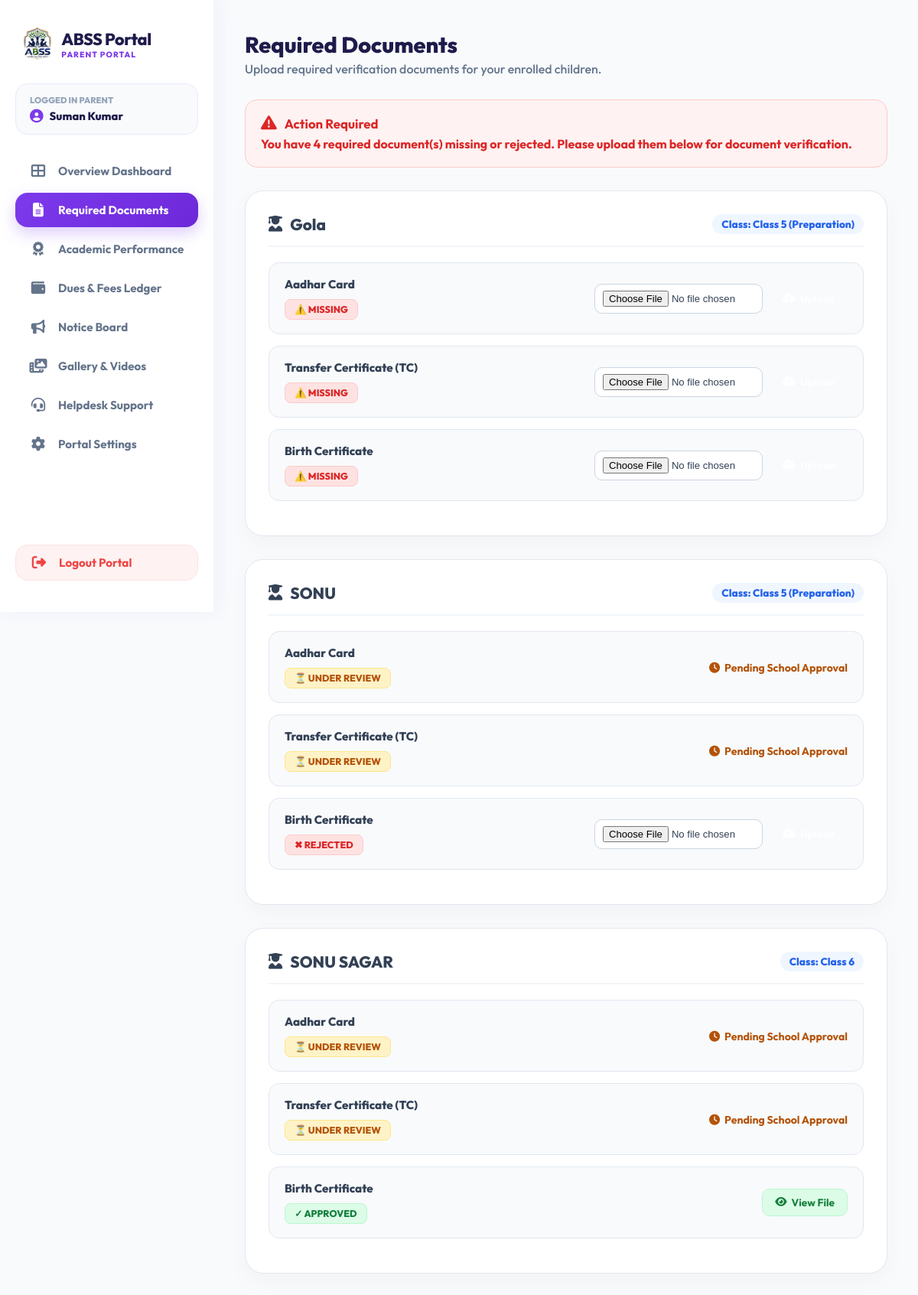
The app's page /parent/documents.php (signed in) with its own data.
### tables this page shows
CREATE TABLE `students` (
  `id` int(11) NOT NULL,
  `reg_no` varchar(20) DEFAULT NULL,
  `student_photo` varchar(255) DEFAULT NULL,
  `parent_id` int(11) DEFAULT NULL,
  `name` varchar(100) NOT NULL,
  `parent_name` varchar(100) DEFAULT NULL,
  `phone` varchar(15) DEFAULT NULL,
  `target_school` varchar(100) DEFAULT NULL,
  `class_admitted` varchar(50) DEFAULT NULL,
  `scholar_mode` varchar(50) DEFAULT 'Day Scholar',
  `monthly_discount` decimal(10,2) DEFAULT 0.00,
  `base_fee` decimal(10,2) DEFAULT 0.00,
  `last_billed_date` date DEFAULT NULL,
  `admission_date` date DEFAULT NULL,
  `status` enum('active','inactive','graduated') DEFAULT 'active',
  `created_at` timestamp NOT NULL DEFAULT current_timestamp(),
  `photo` varchar(255) DEFAULT NULL,
  `dob` date DEFAULT NULL,
  `gender` enum('Male','Female','Other') DEFAULT NULL,
  `home_address` text DEFAULT NULL,
  `city` varchar(100) DEFAULT NULL,
  `state` varchar(100) DEFAULT NULL,
  `zip_code` varchar(10) DEFAULT NULL,
  `prev_school` varchar(255) DEFAULT NULL,
  `guardian_relationship` varchar(50) DEFAULT NULL,
  `guardian_email` varchar(150) DEFAULT NULL,
  `guardian_address` text DEFAULT NULL,
  `emergency_contact_name` varchar(150) DEFAULT NULL,
  `emergency_relationship` varchar(50) DEFAULT NULL,
  `emergency_phone` varchar(20) DEFAULT NULL,
  `has_allergies` tinyint(1) DEFAULT 0,
  `allergies_detail` text DEFAULT NULL,
  `has_medical_condition` tinyint(1) DEFAULT 0,
  `medical_condition_detail` text DEFAULT NULL,
  `physician_name` varchar(150) DEFAULT NULL,
  `physician_phone` varchar(20) DEFAULT NULL,
  `insurance_provider` varchar(150) DEFAULT NULL,
  `insurance_policy` varchar(100) DEFAULT NULL
);

CREATE TABLE `document_types` (
  `id` int(11) NOT NULL,
  `name` varchar(150) NOT NULL,
  `is_required` tinyint(1) DEFAULT 0,
  `created_at` timestamp NOT NULL DEFAULT current_timestamp()
);

CREATE TABLE `student_documents` (
  `id` int(11) NOT NULL,
  `student_id` int(11) NOT NULL,
  `document_type_id` int(11) NOT NULL,
  `file_path` varchar(255) NOT NULL,
  `status` enum('pending','approved','rejected') DEFAULT 'pending',
  `uploaded_at` timestamp NOT NULL DEFAULT current_timestamp()
);

### parent/documents.php (the view, shortened to what this page needs)
<?php
require_once 'includes/auth.php';
$pid = (int)$_SESSION['parent_id'];
$children_query = $conn->prepare("SELECT id, name, class_admitted FROM students WHERE parent_id = ? AND status = 'active' ORDER BY name ASC");
$children_query->bind_param("i", $pid);
$children_query->execute();
$children_res = $children_query->get_result();
$children = [];
while ($c = $children_res->fetch_assoc()) {
    $children[] = $c;
}
$req_docs_query = $conn->query("SELECT * FROM document_types WHERE is_required = 1");
$required_docs = [];
while ($d = $req_docs_query->fetch_assoc()) {
    $required_docs[] = $d;
}
$all_complete = true;
$missing_count = 0;
foreach ($children as &$child) {
    $child['docs'] = [];
    foreach ($required_docs as $rd) {
        $sid = $child['id'];
        $dtid = $rd['id'];
        $doc_check = $conn->query("SELECT * FROM student_documents WHERE student_id = $sid AND document_type_id = $dtid");
        if ($doc_check->num_rows > 0) {
            $doc_data = $doc_check->fetch_assoc();
            $child['docs'][] = [
                'type' => $rd,
                'status' => $doc_data['status'],
                'file' => $doc_data['file_path']
            ];
            if ($doc_data['status'] == 'rejected') {
                $all_complete = false;
                $missing_count++;
            }
        } else {
            $child['docs'][] = [
                'type' => $rd,
                'status' => 'missing',
                'file' => null
            ];
            $all_complete = false;
            $missing_count++;
        }
    }
}
?>
<!DOCTYPE html>
<html lang="en">
<head>
    <?php include 'includes/head_css.php'; ?>
</head>
<body>
    <?php include 'includes/sidebar.php'; ?>
    <main class="main-content">
        <header class="page-header" style="margin-bottom: 30px;">
            <h1 style="font-size: 1.8rem; margin-bottom: 4px;">Required Documents</h1>
            <p style="margin: 0;">Upload required verification documents for your enrolled children.</p>
        </header>
        <?php if (!$all_complete): ?>
            <div style="background:#fef2f2; border-left: 5px solid #dc2626; color:#dc2626; padding:20px; border-radius:var(--radius-md); margin-bottom:30px; font-weight:700; border:1px solid #fecaca;">
                <div style="display:flex; align-items:center; gap:10px; margin-bottom:6px;">
                    <i class="fas fa-exclamation-triangle" style="font-size:1.3rem;"></i>
                    <strong style="font-size:1.05rem;">Action Required</strong>
                </div>
                You have <?php echo $missing_count; ?> required document(s) missing or rejected. Please upload them below for document verification.
            </div>
        <?php endif; ?>
        <?php foreach ($children as $child): ?>
            <div class="doc-card">
                <div class="student-header">
                    <h3 style="margin:0; font-size:1.3rem; color:var(--portal-dark); display:flex; align-items:center; gap:10px;">
                        <i class="fas fa-user-graduate" style="color:var(--portal-blue);"></i>
                        <?php echo htmlspecialchars($child['name']); ?>
                    </h3>
                    <span style="font-size:0.85rem; font-weight:800; color:#2563eb; background:#eff6ff; padding:4px 12px; border-radius:50px;">
                        Class: <?php echo htmlspecialchars($child['class_admitted'] ? $child['class_admitted'] : 'N/A'); ?>
                    </span>
                </div>
                <?php if(empty($child['docs'])): ?>
                    <p style="color:#94a3b8; font-size:0.9rem;">No required documents configured.</p>
                <?php else: ?>
                    <?php foreach ($child['docs'] as $doc): ?>
                        <div class="doc-row">
                            <div style="flex:1; min-width:200px;">
                                <h4 style="margin:0 0 6px 0; color:var(--portal-dark); font-weight:800; font-size:0.95rem;"><?php echo htmlspecialchars($doc['type']['name']); ?></h4>
                                <span class="doc-status-badge status-<?php echo $doc['status']; ?>">
                                    <?php
                                    if ($doc['status'] === 'approved') echo '✓ APPROVED';
                                    elseif ($doc['status'] === 'pending') echo '⏳ UNDER REVIEW';
                                    elseif ($doc['status'] === 'rejected') echo '✖ REJECTED';
                                    else echo '⚠️ MISSING';
                                    ?>
                                </span>
                            </div>
                            <div>
                                <?php if($doc['status'] == 'missing' || $doc['status'] == 'rejected'): ?>
                                    <form action="" method="POST" enctype="multipart/form-data" style="display:flex; align-items:center; gap:10px; flex-wrap:wrap;">
                                        <input type="file" name="document_file" required accept=".pdf,.jpg,.jpeg,.png" style="font-size:0.82rem; padding:8px 10px; border:1px solid #cbd5e1; border-radius:10px; background:#ffffff; max-width:220px;">
                                        <button type="submit" name="upload_doc" class="inline-btn btn-upload-submit">
                                            <i class="fas fa-cloud-upload-alt"></i> Upload
                                        </button>
                                    </form>
                                <?php elseif($doc['status'] == 'pending'): ?>
                                    <span style="color:#b45309; font-weight:700; font-size:0.88rem; display:inline-flex; align-items:center; gap:6px;">
                                        <i class="fas fa-clock"></i> Pending School Approval
                                    </span>
                                <?php else: ?>
                                    <a href="../<?php echo $doc['file']; ?>" target="_blank" class="inline-btn btn-view-doc">
                                        <i class="fas fa-eye"></i> View File
                                    </a>
                                <?php endif; ?>
                            </div>
                        </div>
                    <?php endforeach; ?>
                <?php endif; ?>
            </div>
        <?php endforeach; ?>
    </main>
</body>
</html>

### parent/includes/head_css.php (style rules this page uses)
:root { --portal-purple: #7c3aed; --portal-purple-dark: #6d28d9; --portal-indigo: #1e1b4b; --portal-accent: #f5f3ff; --sidebar-width: 280px; --bg-main: #f8fafc; --card-border: #ede9fe; --radius-lg: 24px; --radius-md: 16px; --radius-sm: 12px; }
* { box-sizing: border-box; }
body { background: var(--bg-main); color: #334155; font-family: 'Outfit', sans-serif; display: flex; min-height: 100vh; overflow-x: hidden; margin: 0; }
.main-content { margin-left: var(--sidebar-width); flex: 1; padding: 40px; box-sizing: border-box; max-width: 1400px; }
h1, h2, h3, h4 { font-family: 'Outfit', sans-serif; font-weight: 800; color: var(--portal-indigo); margin-top: 0; }
p { color: #64748b; font-weight: 500; }

### parent/documents.php (style rules this page uses)
.doc-card { background: #ffffff; padding: 30px; border-radius: var(--radius-lg); box-shadow: 0 10px 30px rgba(0,0,0,0.03); margin-bottom: 30px; border: 1px solid #e2e8f0; }
.student-header { color: var(--portal-dark); border-bottom: 2px solid #f1f5f9; padding-bottom: 15px; margin-bottom: 20px; display: flex; align-items: center; justify-content: space-between; flex-wrap: wrap; gap: 10px; }
.doc-row { display: flex; align-items: center; justify-content: space-between; padding: 18px 20px; background: #f8fafc; border-radius: 14px; margin-bottom: 15px; border: 1px solid #e2e8f0; flex-wrap: wrap; gap: 15px; }
.doc-status-badge { padding: 5px 12px; border-radius: 8px; font-size: 0.78rem; font-weight: 800; display: inline-block; margin-top: 4px; }
.status-missing, .status-rejected { background: #fee2e2; color: #dc2626; border: 1px solid #fecaca; }
.status-pending { background: #fef3c7; color: #b45309; border: 1px solid #fde68a; }
.status-approved { background: #dcfce7; color: #15803d; border: 1px solid #bbf7d0; }
.inline-btn { display: inline-flex; align-items: center; gap: 6px; text-decoration: none; padding: 8px 16px; border-radius: 10px; font-weight: 700; font-size: 0.85rem; cursor: pointer; border: none; transition: all 0.2s ease; }
.btn-view-doc { background: #dcfce7; color: #15803d; border: 1px solid #bbf7d0; }
.btn-upload-submit { background: var(--portal-blue); color: #ffffff; }

### records on screen
students: name "Gola", class_admitted "Class 5 (Preparation)"
document_types: name "Aadhar Card", shows "⚠️ MISSING"
document_types: name "Transfer Certificate (TC)", shows "⚠️ MISSING"
document_types: name "Birth Certificate", shows "⚠️ MISSING"
students: name "SONU", class_admitted "Class 5 (Preparation)"
student_documents: document_type.name "Aadhar Card", status "⏳ UNDER REVIEW"
student_documents: document_type.name "Transfer Certificate (TC)", status "⏳ UNDER REVIEW"
student_documents: document_type.name "Birth Certificate", status "✖ REJECTED"
students: name "SONU SAGAR", class_admitted "Class 6"
student_documents: document_type.name "Aadhar Card", status "⏳ UNDER REVIEW"
student_documents: document_type.name "Transfer Certificate (TC)", status "⏳ UNDER REVIEW"
student_documents: document_type.name "Birth Certificate", status "✓ APPROVED"

### other values on screen
$_SESSION['parent_name'] "Suman Kumar"
$missing_count "4"
